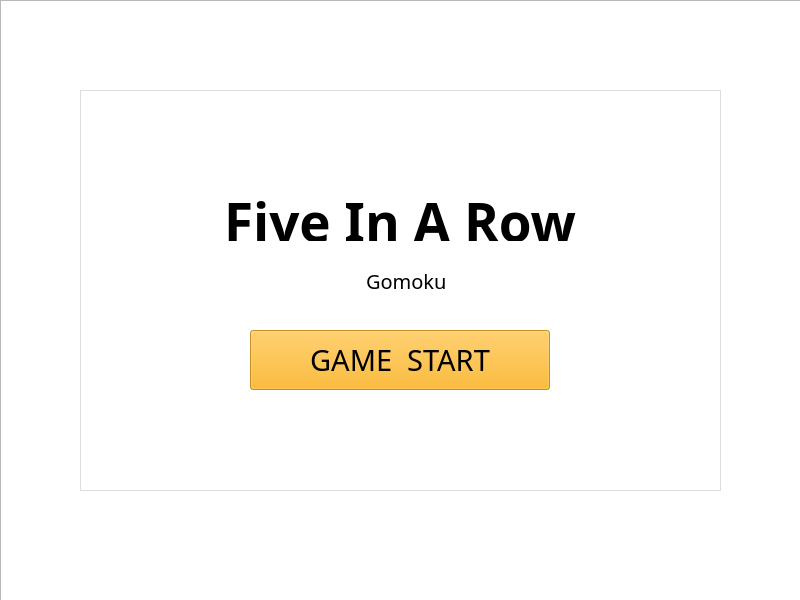
<?xml version="1.0" encoding="UTF-8"?>
<ui version="4.0">
 <class>MainWindow</class>
 <widget class="QMainWindow" name="MainWindow">
  <property name="geometry">
   <rect>
    <x>0</x>
    <y>0</y>
    <width>800</width>
    <height>600</height>
   </rect>
  </property>
  <property name="sizePolicy">
   <sizepolicy hsizetype="Minimum" vsizetype="Minimum">
    <horstretch>0</horstretch>
    <verstretch>0</verstretch>
   </sizepolicy>
  </property>
  <property name="contextMenuPolicy">
   <enum>Qt::PreventContextMenu</enum>
  </property>
  <property name="windowTitle">
   <string>Five In A Row</string>
  </property>
  <property name="toolButtonStyle">
   <enum>Qt::ToolButtonIconOnly</enum>
  </property>
  <widget class="QWidget" name="centralwidget">
   <property name="sizePolicy">
    <sizepolicy hsizetype="Minimum" vsizetype="Minimum">
     <horstretch>0</horstretch>
     <verstretch>0</verstretch>
    </sizepolicy>
   </property>
   <widget class="QWidget" name="widget" native="true">
    <property name="geometry">
     <rect>
      <x>0</x>
      <y>0</y>
      <width>801</width>
      <height>601</height>
     </rect>
    </property>
    <property name="sizePolicy">
     <sizepolicy hsizetype="Minimum" vsizetype="Minimum">
      <horstretch>0</horstretch>
      <verstretch>0</verstretch>
     </sizepolicy>
    </property>
    <property name="layoutDirection">
     <enum>Qt::LeftToRight</enum>
    </property>
    <property name="autoFillBackground">
     <bool>true</bool>
    </property>
    <widget class="QLineEdit" name="five_in_a_row_title">
     <property name="geometry">
      <rect>
       <x>160</x>
       <y>200</y>
       <width>481</width>
       <height>41</height>
      </rect>
     </property>
     <property name="sizePolicy">
      <sizepolicy hsizetype="Minimum" vsizetype="Minimum">
       <horstretch>0</horstretch>
       <verstretch>0</verstretch>
      </sizepolicy>
     </property>
     <property name="font">
      <font>
       <family>Snap ITC</family>
       <pointsize>40</pointsize>
       <bold>true</bold>
       <underline>false</underline>
       <stylestrategy>PreferDefault</stylestrategy>
      </font>
     </property>
     <property name="layoutDirection">
      <enum>Qt::LeftToRight</enum>
     </property>
     <property name="styleSheet">
      <string notr="true">background-color: rgba(255, 255, 255, 0);</string>
     </property>
     <property name="text">
      <string>Five In A Row</string>
     </property>
     <property name="frame">
      <bool>false</bool>
     </property>
     <property name="alignment">
      <set>Qt::AlignCenter</set>
     </property>
     <property name="dragEnabled">
      <bool>false</bool>
     </property>
     <property name="readOnly">
      <bool>true</bool>
     </property>
     <property name="cursorMoveStyle">
      <enum>Qt::LogicalMoveStyle</enum>
     </property>
    </widget>
    <widget class="QLineEdit" name="gomoku_vice_title">
     <property name="geometry">
      <rect>
       <x>350</x>
       <y>270</y>
       <width>113</width>
       <height>20</height>
      </rect>
     </property>
     <property name="sizePolicy">
      <sizepolicy hsizetype="Minimum" vsizetype="Minimum">
       <horstretch>0</horstretch>
       <verstretch>0</verstretch>
      </sizepolicy>
     </property>
     <property name="font">
      <font>
       <family>ROG Fonts</family>
       <pointsize>15</pointsize>
      </font>
     </property>
     <property name="styleSheet">
      <string notr="true">background-color: rgba(255, 255, 255, 0);</string>
     </property>
     <property name="text">
      <string>Gomoku</string>
     </property>
     <property name="frame">
      <bool>false</bool>
     </property>
     <property name="alignment">
      <set>Qt::AlignCenter</set>
     </property>
     <property name="readOnly">
      <bool>true</bool>
     </property>
    </widget>
    <widget class="QPushButton" name="game_start_button">
     <property name="geometry">
      <rect>
       <x>250</x>
       <y>330</y>
       <width>300</width>
       <height>60</height>
      </rect>
     </property>
     <property name="sizePolicy">
      <sizepolicy hsizetype="Minimum" vsizetype="Minimum">
       <horstretch>0</horstretch>
       <verstretch>0</verstretch>
      </sizepolicy>
     </property>
     <property name="sizeIncrement">
      <size>
       <width>0</width>
       <height>0</height>
      </size>
     </property>
     <property name="font">
      <font>
       <family>Rockwell Extra Bold</family>
       <pointsize>22</pointsize>
      </font>
     </property>
     <property name="styleSheet">
      <string notr="true">background-color: rgba(255, 170 , 0 , 200);</string>
     </property>
     <property name="text">
      <string>GAME  START</string>
     </property>
     <property name="iconSize">
      <size>
       <width>15</width>
       <height>15</height>
      </size>
     </property>
    </widget>
    <widget class="QListWidget" name="background">
     <property name="geometry">
      <rect>
       <x>0</x>
       <y>0</y>
       <width>811</width>
       <height>631</height>
      </rect>
     </property>
     <property name="sizePolicy">
      <sizepolicy hsizetype="Minimum" vsizetype="Minimum">
       <horstretch>0</horstretch>
       <verstretch>0</verstretch>
      </sizepolicy>
     </property>
     <property name="font">
      <font>
       <pointsize>6</pointsize>
      </font>
     </property>
     <property name="layoutDirection">
      <enum>Qt::LeftToRight</enum>
     </property>
     <property name="autoFillBackground">
      <bool>false</bool>
     </property>
     <property name="styleSheet">
      <string notr="true">border-image: url(:/menu/img/menu_background.jpg);</string>
     </property>
    </widget>
    <widget class="QListWidget" name="listWidget">
     <property name="geometry">
      <rect>
       <x>80</x>
       <y>90</y>
       <width>641</width>
       <height>401</height>
      </rect>
     </property>
     <property name="sizePolicy">
      <sizepolicy hsizetype="Minimum" vsizetype="Minimum">
       <horstretch>0</horstretch>
       <verstretch>0</verstretch>
      </sizepolicy>
     </property>
     <property name="font">
      <font>
       <family>Rockwell Extra Bold</family>
      </font>
     </property>
     <property name="autoFillBackground">
      <bool>false</bool>
     </property>
     <property name="styleSheet">
      <string notr="true">background-color: rgba(255, 255, 255, 150);</string>
     </property>
     <property name="lineWidth">
      <number>0</number>
     </property>
    </widget>
    <zorder>background</zorder>
    <zorder>listWidget</zorder>
    <zorder>five_in_a_row_title</zorder>
    <zorder>gomoku_vice_title</zorder>
    <zorder>game_start_button</zorder>
   </widget>
  </widget>
 </widget>
 <resources/>
 <connections/>
</ui>
